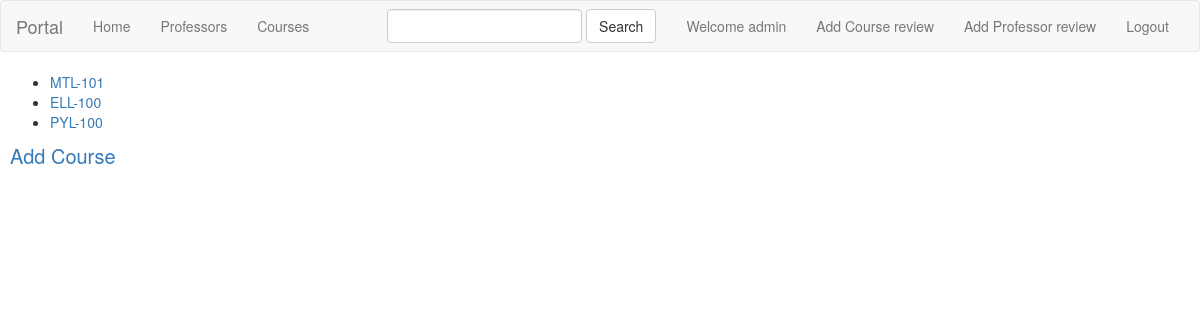
The app's page /courses/ (signed in) with its own data.
### courses/models.py (models this page shows, shortened)
class Course(models.Model):
    name = models.CharField(max_length=100)
    department = models.CharField(max_length=100)
    profs_teaching = models.ManyToManyField(Professor,related_name='all_courses_taught')

### courses/views.py (the view)
class IndexView(generic.ListView):
    template_name = 'courses/index.html'
    context_object_name = 'all_courses'
    def get_queryset(self):
        return Course.objects.all()

### courses/templates/courses/index.html
{% extends 'root/base.html' %}
{% block body %}
<ul>
    {% for course in all_courses %}
        <li><a href="{% url 'courses:detail' course.id %}"> {{ course.name }} </a></li>
    {% endfor %}
</ul>
{% if request.user.is_superuser %}
<a href="{% url 'courses:create_course' %}"><p>Add Course</p></a>
{% endif %}
{% endblock %}

### root/templates/root/base.html (shortened to what this page needs)
<!DOCTYPE html>
<html lang="en">
<head>
    <link rel="stylesheet" href="https://maxcdn.bootstrapcdn.com/bootstrap/3.4.1/css/bootstrap.min.css">
</head>
<body >
    <nav class="navbar navbar-default">
        <div class="container-fluid">
            <div class="navbar-header">
                <a class="navbar-brand" href="#" >Portal</a>
            </div>
            <div class="collapse navbar-collapse">
                <ul class="nav navbar-nav">
                    <li class = "">
                        <a href="/">Home</a>
                    </li>
                    <li class = "">
                        <a href="{% url 'professors:index' %}">Professors</a>
                    </li>
                    <li class = "">
                        <a href="{% url 'courses:index' %}">Courses</a>
                    </li>
                </ul>
                <ul class="nav navbar-nav navbar-right">
                    <li class = "">
                        {% if request.user.username %}
                            <a href="{% url 'users:show_profile' %}">Welcome {{request.user.username}}</a>
                        {% else %}
                            <a href="#">Not logged in</a>
                        {% endif %}
                    </li>
                    <li class = "">
                       {% if request.user.username %}
                            <a href="{% url 'courses:add_rating' %}">Add Course review</a>
                        {% endif %}
                    </li>
                    <li class = "">
                       {% if request.user.username %}
                            <a href="{% url 'professors:add_rating' %}">Add Professor review</a>
                        {% endif %}
                    </li>
                    <li class = "">
                        {% if request.user.username %}
                            <a href="{% url 'users:logout' %}">Logout</a>
                        {% else %}
                            <a href="{% url 'users:login' %}">Login/Sign Up</a>
                        {% endif %}</li>
                </ul>
                <form class="navbar-form navbar-right" role="search" method="get" action="{% url 'root:search' %}">
                    <div class="form-group">
                        <input type="text" class="form-control" name="query" value="">
                    </div>
                    <button type="submit" class="btn btn-default">Search</button>
                </form>
            </div>
        </div>
    </nav>
    <div style="margin-left: 10px">
        {% block body %}
        {% endblock %}
    </div>
</body>
</html>

### root/templates/root/base.html (style rules this page uses)
p { font-size:20px; }

### records on screen
Course: name "MTL-101"
Course: name "ELL-100"
Course: name "PYL-100"

### other values on screen
{{ request.user.username }} "admin"
